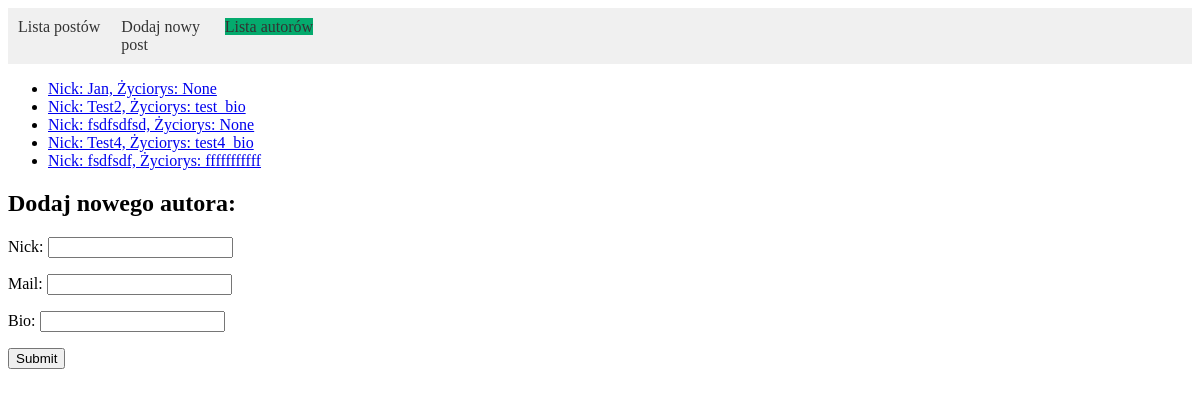
The app's page /authors_list/ with its own data.
### posts/models.py (models this page shows)
class Author(models.Model):
    nick = models.CharField(max_length=50)
    email = models.EmailField()
    bio = models.TextField(null=True)
    def __str__(self):
        return f"Nick: {self.nick}, Życiorys: {self.bio}"

### posts/views.py (the view, shortened to what this page needs)
# urls.py: path('authors_list/', authors_list, name='lista_autorow'),
def authors_list(request):
    authors = Author.objects.all()
    form = AuthorForm
    return render(
        request=request,
        template_name="posts/author_list.html",
        context={'authors': authors, 'title': 'Lista postów', 'active_tab': 'authors_list', 'form': form}
    )

### posts/templates/posts/author_list.html (shortened to what this page needs)
{% extends 'posts/main.html' %}
{% block content %}
    <ul>
        {% for a in authors %}
            <li><a href="{% url "posts:autor" a.id %}">{{ a }}</a></li>
        {% endfor %}
    </ul>
    <h2>Dodaj nowego autora:</h2>
<form method="post">
    {{ form.as_p }}
    <button type="submit">Submit</button>
</form>
{% endblock %}

### records on screen
Author: nick+bio "Nick: Jan, Życiorys: None"
Author: nick+bio "Nick: Test2, Życiorys: test_bio"
Author: nick+bio "Nick: fsdfsdfsd, Życiorys: None"
Author: nick+bio "Nick: Test4, Życiorys: test4_bio"
Author: nick+bio "Nick: fsdfsdf, Życiorys: fffffffffff"
